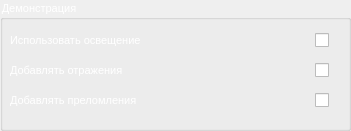
  <widget class="QGroupBox" name="group_demo">
   <property name="geometry">
    <rect>
     <x>490</x>
     <y>290</y>
     <width>351</width>
     <height>131</height>
    </rect>
   </property>
   <property name="font">
    <font>
     <pointsize>8</pointsize>
    </font>
   </property>
   <property name="styleSheet">
    <string notr="true">::title{color:white}</string>
   </property>
   <property name="title">
    <string>Демонстрация</string>
   </property>
   <widget class="QLabel" name="label_39">
    <property name="geometry">
     <rect>
      <x>10</x>
      <y>90</y>
      <width>171</width>
      <height>21</height>
     </rect>
    </property>
    <property name="font">
     <font>
      <pointsize>8</pointsize>
     </font>
    </property>
    <property name="styleSheet">
     <string notr="true">color: rgb(255, 255, 255);</string>
    </property>
    <property name="text">
     <string>&lt;html&gt;&lt;head/&gt;&lt;body&gt;&lt;p&gt;Добавлять преломления&lt;/p&gt;&lt;/body&gt;&lt;/html&gt;</string>
    </property>
   </widget>
   <widget class="QCheckBox" name="global_is_refraction">
    <property name="geometry">
     <rect>
      <x>315</x>
      <y>90</y>
      <width>20</width>
      <height>21</height>
     </rect>
    </property>
    <property name="font">
     <font>
      <pointsize>8</pointsize>
     </font>
    </property>
    <property name="text">
     <string/>
    </property>
    <property name="iconSize">
     <size>
      <width>50</width>
      <height>50</height>
     </size>
    </property>
   </widget>
   <widget class="QLabel" name="label_38">
    <property name="geometry">
     <rect>
      <x>10</x>
      <y>30</y>
      <width>171</width>
      <height>21</height>
     </rect>
    </property>
    <property name="font">
     <font>
      <pointsize>8</pointsize>
     </font>
    </property>
    <property name="styleSheet">
     <string notr="true">color: rgb(255, 255, 255);</string>
    </property>
    <property name="text">
     <string>&lt;html&gt;&lt;head/&gt;&lt;body&gt;&lt;p&gt;Использовать освещение&lt;/p&gt;&lt;/body&gt;&lt;/html&gt;</string>
    </property>
   </widget>
   <widget class="QCheckBox" name="global_is_light">
    <property name="geometry">
     <rect>
      <x>315</x>
      <y>30</y>
      <width>20</width>
      <height>21</height>
     </rect>
    </property>
    <property name="font">
     <font>
      <pointsize>8</pointsize>
     </font>
    </property>
    <property name="text">
     <string/>
    </property>
    <property name="iconSize">
     <size>
      <width>50</width>
      <height>50</height>
     </size>
    </property>
   </widget>
   <widget class="QLabel" name="label_25">
    <property name="geometry">
     <rect>
      <x>10</x>
      <y>60</y>
      <width>171</width>
      <height>21</height>
     </rect>
    </property>
    <property name="font">
     <font>
      <pointsize>8</pointsize>
     </font>
    </property>
    <property name="styleSheet">
     <string notr="true">color: rgb(255, 255, 255);</string>
    </property>
    <property name="text">
     <string>&lt;html&gt;&lt;head/&gt;&lt;body&gt;&lt;p&gt;Добавлять отражения&lt;/p&gt;&lt;/body&gt;&lt;/html&gt;</string>
    </property>
   </widget>
   <widget class="QCheckBox" name="global_is_reflex">
    <property name="geometry">
     <rect>
      <x>315</x>
      <y>60</y>
      <width>20</width>
      <height>21</height>
     </rect>
    </property>
    <property name="font">
     <font>
      <pointsize>8</pointsize>
     </font>
    </property>
    <property name="text">
     <string/>
    </property>
    <property name="iconSize">
     <size>
      <width>50</width>
      <height>50</height>
     </size>
    </property>
   </widget>
  </widget>
